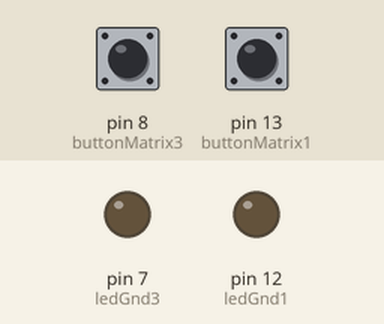
Simulated run of this sketch. Board: Arduino Uno, built with avr-gcc and run on an emulated ATmega328P. Shown: output pins drawn as LEDs (lit = HIGH). Wiring (inferred from the names in the program): 2×2 keypad with keys 1 2 3 4: rows pin 2, pin 5; columns pin 6, pin 4. Inputs (shaded band) come from the test bench; at power-on: pin 8 (buttonMatrix3) LOW, pin 13 (buttonMatrix1) LOW. Random numbers use the default seed unless the sketch sets one; pins used as bus, display or sensor lines are not drawn; what the sketch prints to the serial monitor is not drawn.

Above: at 1.7 s.
1.8 s: pin 8 (buttonMatrix3) pulled HIGH for 0.15 s
At 3.1 s:
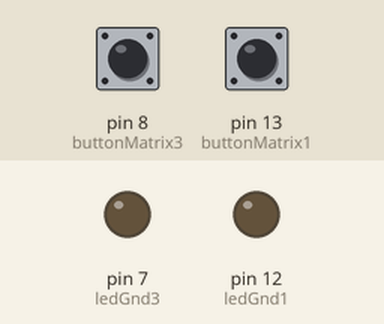
3.5 s: pin 13 (buttonMatrix1) pulled HIGH for 0.15 s
At 4.4 s:
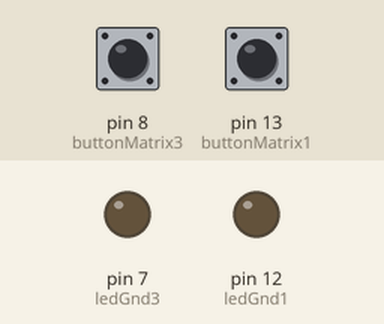
5.2 s: pin 8 (buttonMatrix3) pulled HIGH for 1 s
At 6.0 s:
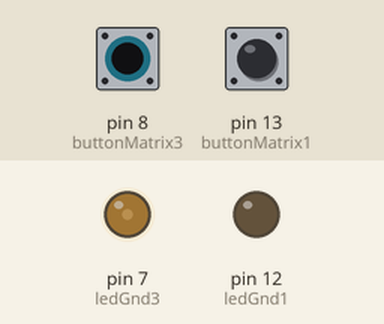
7.7 s: pin 13 (buttonMatrix1) pulled HIGH for 1 s
At 8.4 s:
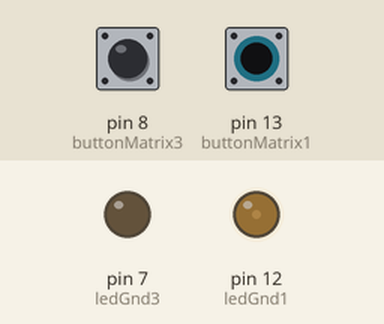
10.2 s: pin 13 (buttonMatrix1) pulled HIGH for 3.2 s
At 11.5 s:
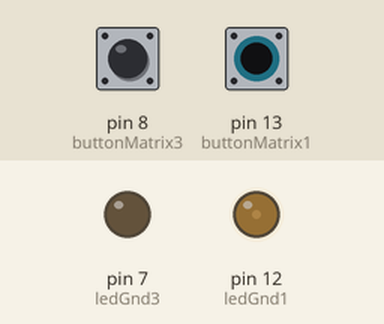
14.9 s: pin 8 (buttonMatrix3) pulled HIGH for 3.2 s
At 16.3 s:
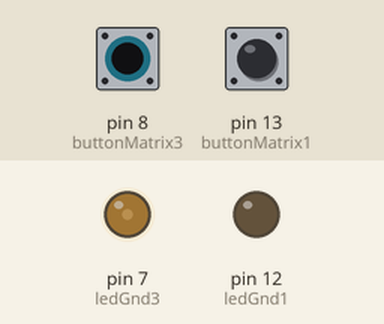
Timing chart, 0 to 19.7 s (numbered marks = the images above; inputs shaded):
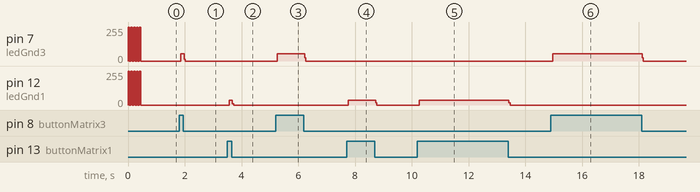

The sketch:

binome_SERIAL.ino
```cpp
/*
 Binome

 info:          http://monotaskers.com
 Author	 	Marco De Mutiis

 Date	        24/7/14
 Version	0

 This is a sample code to be uploaded for Binome, a Monotaskers module made of 4 silicon pusbutton, inspired by the Monome.


 Requires the MIDI library (optional) / use with Hairless Midi software on receiving computer.

  useful teaching applications:
- Push buttons
- MIDI
- Serial communication ( chars )
*/

#include <MIDI.h>
//#define MIDION
#define SERIALOUT

// Button Grounds
const int buttonMatrix1 = 13;
const int buttonMatrix2 = 4;
const int buttonMatrix3 = 8;
const int buttonMatrix4 = 6;
// LED Grounds
const int ledGnd1 = 12;
const int ledGnd2 = 2;//D3 assigned to 1 bit DAC cause we needed PWM (fritzing sketch shows conenction to D3, that's wrong)
const int ledGnd3 = 7;
const int ledGnd4 = 5;


int white[]  =   {
  255, 255, 255 };
int grounds[4]={
  ledGnd1, ledGnd2, ledGnd3, ledGnd4};

int fourColors[4];
int blackOrWhite[2]={
  HIGH, LOW};

char serialOutMsgs[4]={
  '1', '2', '3', '4'};
char serialOutMsgsUp[4]={
  '5', '6', '7', '8'};
/*
//GARAGE BAND HIP HOP DRUM KIT or KONTAKT 5 + OldTapeDrum Library
 int MIDIOutMsgs[4]={
 42, 36, 40, 39 };
 */

/*
//REASON
 int MIDIOutMsgs[4]={
 50, 60, 70, 80 };
 */


//KONTAKT ukulele Strum
int MIDIOutMsgs[4]={
  67, 60, 81, 65 };

int MIDIOutMsgsUP[4]={
  91, 88, 91, 89 };


//button array
int button[]             =       {
  buttonMatrix1, buttonMatrix2, buttonMatrix3, buttonMatrix4 };
int btnPressed[]         =       {
  LOW, LOW, LOW, LOW };

//debounce
int debounceDelay  =  20;

//nobody has touched the controller for more than 1 minute
boolean noTouch = true;
long previousMillisBUTTON = 0;        // will store last time button was updated
long intervalBUTTON = 3500;           // interval at which to change random light

long previousMillisNOTOUCH = 0;        // will store last time timer was updated
long intervalNOTOUCH = 600000;          // interval at which to trigger the auto blinking [10 min = 10 x 60000 millis]


//::::::::::::::::::::::::::::::::::::::::::::::::::::::::::::::::::::::::::::::::::::::::::::::::::::::::::::::::::::::::::::::::::::::::::::::::::::::::::::::::::::::::::::::::::::::::::::::::SETUP
void setup()
{
  // define button inputs
  pinMode(buttonMatrix1, INPUT);
  pinMode(buttonMatrix2, INPUT);
  pinMode(buttonMatrix3, INPUT);
  pinMode(buttonMatrix4, INPUT);

  // define Led outputs
  pinMode(ledGnd1, OUTPUT);
  pinMode(ledGnd2, OUTPUT);
  pinMode(ledGnd3, OUTPUT);
  pinMode(ledGnd4, OUTPUT);

  //blink leds 5 times
  for(int i=0; i<5;i++){
    for(int j =0; j<4;j++){
      digitalWrite(grounds[j], HIGH);
    }
    delay(50);
    for(int j =0; j<4;j++){
      digitalWrite(grounds[j], LOW);
    }
    delay(50);
  }

#ifdef MIDION
  // Launch MIDI with default options
  // (input channel is set to 4)
  MIDI.begin(4);
  Serial.begin(115200);
#endif

#ifdef SERIALOUT
  Serial.begin(9600);
//  establishContact();
#endif

}

//::::::::::::::::::::::::::::::::::::::::::::::::::::::::::::::::::::::::::::::::::::::::::::::::::::::::::::::::::::::::::::::::::::::::::::::::::::::::::::::::::::::::::::::::::::::::::::::::LOOP
void loop() {

  buttonPress();

}


//::::::::::::::::::::::::::::::::::::::::::::::::::::::::::::::::::::::::::::::::::::::::::::::::::::::::::::::::::::::::::::::::::::::::::::::::::::::::::::::::::::::::::::::::::::::::::::::::BUTTONPRESS
void buttonPress(){
  //NOTOUCH::if the device is plugged in and noone touches it for more than one minute it starts randomly turning on and off buttons.
  if(noTouch){
    unsigned long currentMillisBUTTON = millis();

    if(currentMillisBUTTON - previousMillisBUTTON > intervalBUTTON) {
      previousMillisBUTTON = currentMillisBUTTON;
      for(int j =0; j<4; j++){
        int rand = random(0,2);
        fourColors[j]=blackOrWhite[rand];
        #ifdef SERIALOUT
        Serial.write(serialOutMsgs[rand]);
        #endif
      }
      for(int j =0; j<4;j++){
        digitalWrite(grounds[j], fourColors[j]);
      }
    }

  }

  //::::::::::::::::::::::::::::::::::::::::::::::::::::::::::::::::::::::::::::::::::::::::::::::::::::::::::::::::::::::::::::::::::::::::::::::::::::::::::::::::::::::::::::::::::::::::::::::::NOTOUCH
  unsigned long currentMillisNOTOUCH = millis();

  for(int i=0; i< sizeof(button)/sizeof(int);i++){

    if (digitalRead(button[i]) == 0 && btnPressed[i]==LOW){                   //if no button is pushed and was not previously pushed,
      if(!noTouch){
        if(currentMillisNOTOUCH - previousMillisNOTOUCH > intervalNOTOUCH) {
          previousMillisNOTOUCH = currentMillisNOTOUCH;
          noTouch=true;
        }
        for(int j =0; j<4;j++){
          digitalWrite(grounds[j], LOW);
        }
      }

    }

    else if(digitalRead(button[i]) == 0 && btnPressed[i]==HIGH){              //if a button is released after being pushed, we detect the button being pushed and released and we change the btn status and turn off the led

      btnPressed[i]=LOW;
#ifdef MIDION
      MIDI.sendNoteOff(MIDIOutMsgs[i],0,1);   // Stop the note
      ////////ukulele up stroke on
      delay(1);
      MIDI.sendNoteOn(MIDIOutMsgsUP[i],127,1);  // Send a Note (pitch 42, velo 127 on channel 1)
      delay(1);
      MIDI.sendNoteOff(MIDIOutMsgsUP[i],0,1);   // Stop the note
      //////////
#endif
#ifdef SERIALOUT
      Serial.write(serialOutMsgsUp[i]);
#endif
    }

    else if(digitalRead(button[i]) == 1 && btnPressed[i]==LOW){              //if a button which was not previously pressed is pushed, the PressedDown state is recorded in the bool array and we trigger the note

      if (debounce(button[i])==true)
      {
        noTouch = false;
        previousMillisNOTOUCH = currentMillisNOTOUCH;
        //set buttonPressed color to white and the other three to dark
        for(int j =0; j<4;j++){
          digitalWrite(grounds[j], LOW);
        }
        digitalWrite(grounds[i], HIGH);

        btnPressed[i]=HIGH;

        //send serial or MIDI message
#ifdef MIDION

        MIDI.sendNoteOn(MIDIOutMsgs[i],127,1);  // Send a Note (pitch 42, velo 127 on channel 1)
#endif

#ifdef SERIALOUT
        Serial.write(serialOutMsgs[i]);
#endif


      }
    }

    else if(digitalRead(button[i]) == 1 && btnPressed[i]==HIGH){             //if a button which was previously pressed is still pushed, we leave the lights on

      for(int j =0; j<4;j++){
        digitalWrite(grounds[j], LOW);
      }
      digitalWrite(grounds[i], HIGH);


    }
  }
}


//::::::::::::::::::::::::::::::::::::::::::::::::::::::::::::::::::::::::::::::::::::::::::::::::::::::::::::::::::::::::::::::::::::::::::::::::::::::::::::::::::::::::::::::::::::::::::::::::DEBOUNCE
// debounce returns true if the switch in the given pin is closed and stable
boolean debounce(int pin)
{
  boolean state;
  boolean previousState;
  previousState = digitalRead(pin); // store switch state
  for(int counter=0; counter < debounceDelay; counter++)
  {
    delay(1); // wait for 1 millisecond
    state = digitalRead(pin); // read the pin
    if( state != previousState)
    {
      counter = 0; // reset the counter if the state changes
      previousState = state; // and save the current state
    }
  }
  // here when the switch state has been stable longer than the debounce period
  return state;
}


//::::::::::::::::::::::::::::::::::::::::::::::::::::::::::::::::::::::::::::::::::::::::::::::::::::::::::::::::::::::::::::::::::::::::::::::::::::::::::::::::::::::::::::::::::::::::::::::::DEBOUNCE
void establishContact() {
  while (Serial.available() <= 0) {
    Serial.println("1");   // send an initial string
    delay(300);
  }
}
```

Measured:
- after the input at 1.8 s, pin 7 (ledGnd3): 0/255 → 54/255 after 0.06 s, → 0/255 0.12 s later
- after the input at 3.5 s, pin 12 (ledGnd1): 0/255 → 35/255 after 0.06 s, → 0/255 0.12 s later
- after the input at 5.2 s, pin 7 (ledGnd3): 0/255 → 54/255 after 0.06 s, → 0/255 0.96 s later
- after the input at 7.7 s, pin 12 (ledGnd1): 0/255 → 35/255 after 0.06 s, → 0/255 0.96 s later
- after the input at 10.2 s, pin 12 (ledGnd1): 0/255 → 35/255 after 0.06 s, → 0/255 3.2 s later
- after the input at 14.9 s, pin 7 (ledGnd3): 0/255 → 54/255 after 0.06 s, → 0/255 3.2 s later
